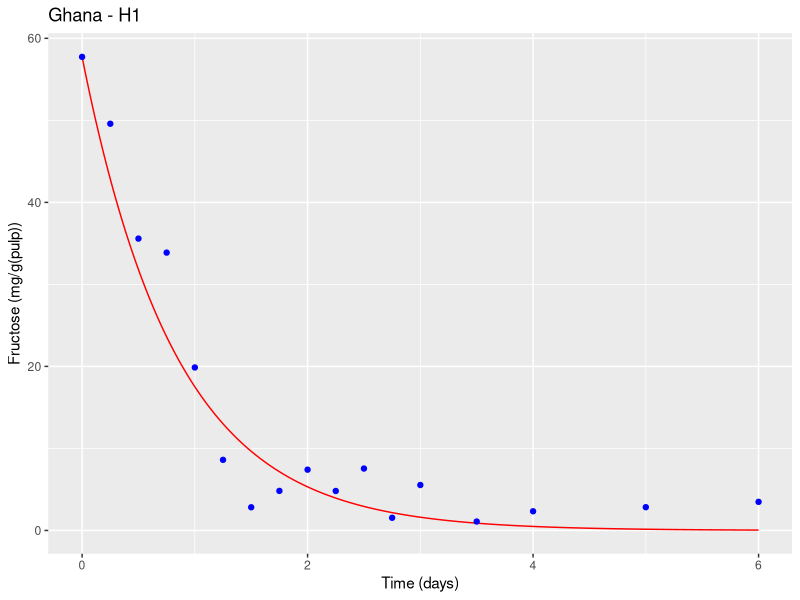
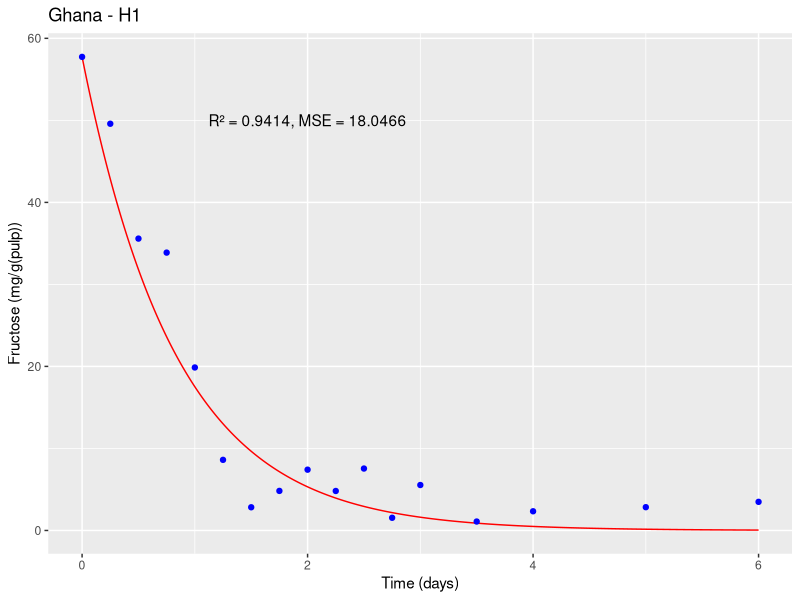
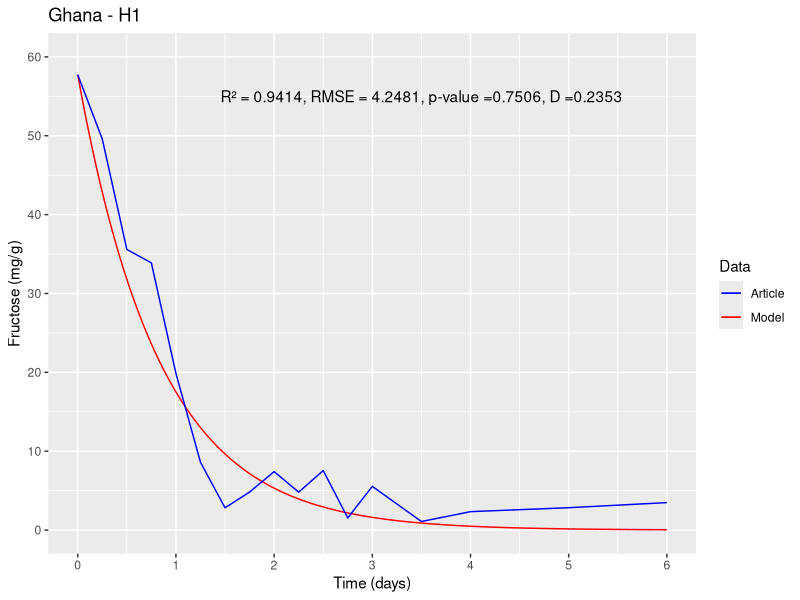

R code for these plots, in order:
#Packages#
install.packages("deSolve")
install.packages("ggplot2")
#Libraries#
library(deSolve)
library(ggplot2)

state1<-c(y=57.741) #Initial state#
times1<-seq(0,6,1/10000) #6 days with 10000 intervals per day#
parameters1<-c(Y1=56.806,Y2=96.144) #Parameter values#
#Camu et al., 2007 Ghana <- Ghana - H1#
#doi:10.1128/AEM.02189-06#
#Ghana - H1#

#(i). DATA TO FEED THE FRUCTOSE MODEL#

#nu1#
U<- 0.2907
f<- 57.741
K<-0.6910
L<-0.0291804
U1 <- (U*f/f+K*L)*L
U1
#nu2#
U2<- 0.1018
f2<- 57.741
K2<-0.6682
BAL2<-0.0078688

U2 <- (U2*f2/f2+K2*BAL2)*BAL2
U2

#Differential equation#
ODE1<-function(times,state,parameters){ 
  y<-state[1] #inital state
  Y1<-parameters[1] #parameter 1
  Y2<-parameters[2] #parameter 2
  dy<--(Y1*U1/0.5)*y-(Y2*U2/0.5)*y #equation 
  res<-dy
  list(res)
}


#number solution#
solution1<-lsoda(state1, times1, ODE1, parameters1)

#(ii). EXPERIMENTAL DATA OF ARTICLE#

ts = c(0,6/24,12/24,18/24,24/24,30/24,36/24,42/24,48/24,54/24,60/24,66/24,72/24,84/24,96/24,120/24,144/24)
fru<-c(57.741,49.588,35.584,33.876,19.871,8.607,2.825,4.821,7.409,4.812,7.548,1.544,5.539,1.086,2.337,2.837,3.486)

#Graph#

df <- data.frame(time = solution1[,1], fructose = solution1[,2])
d<-ggplot() +
  geom_line(data = df, aes(x = time, y = fructose), color = "red") +
  geom_point(data = data.frame(time = ts, fructose = fru), aes(x = time, y = fructose), color = "blue") +
  xlab("Time (days)") + ylab("Fructose (mg/g(pulp))") +
  ggtitle("Ghana - H1")
plot(d)


#Statistical validation#

#To statistically validate the mathematical model, various analysis tools can be used,
#but one of the most common is to compare the model results with experimental data and evaluate the quality of the fit.
#In this case, one can use the coefficient of determination (R²), the mean squared error (MSE), and the root mean square error (RMSE) as fitting measures#

#To calculate R², MSE, and RMSE, one can compare the values predicted by the model with
#the experimental data. First, extract the values predicted by the model at the same points 
#where the experimental measurements were taken, 
#using the approx() function in R:

pred <- approx(solution1[,1], solution1[,2], ts)$y

#Then, R², MSE, and RMSE can be calculated using the following formulas:
SSE <- sum((fru - pred)^2)
SST <- sum((fru - mean(fru))^2)
R2 <- 1 - SSE/SST
MSE <- SSE/length(fru)
RMSE <- sqrt(MSE)

#Where SSE is the sum of squared errors,
#SST is the total sum of squares,
#R² is the coefficient of determination, MSE is the mean squared error and RMSE is the root mean square error.

cat("R² = ", round(R2, 4), "\n")
cat("MSE = ", round(MSE, 4), "\n")
cat("RMSE = ", round(RMSE, 4), "\n")

#R² measures the proportion of total variation in the experimental data
#that is explained by the model. A value of R² close to 1 indicates a good fit of the model to the experimental data

#MSE measures the average of squared errors between experimental values
#and the values predicted by the model. A low MSE value indicates good predictive capability of the model.

#The root mean square error (RMSE) was determined, which quantifies the magnitude of deviation of simulated values from observed values.

d <- ggplot() +
  geom_line(data = df, aes(x = time, y = fructose), color = "red") +
  geom_point(data = data.frame(time = ts, fructose = fru), aes(x = time, y = fructose), color = "blue") +
  xlab("Time (days)") + ylab("Fructose (mg/g(pulp))") +
  ggtitle("Ghana - H1") +
  annotate("text", x = 2, y = 50, label = paste0("R² = ", round(R2, 4), ", MSE = ", round(MSE, 4)))

plot(d)

#Two-sample Kolmogorov–Smirnov test - KS#
#Ho: The simulation results follow the same distribution of experimental data#
#Ha: The simulation results do not follow the same distribution of experimental data#
#Hypothesis test with an alpha of 0.05#
#to determine if there is a significant difference between the data and the exponential distribution#
#Hypothesis test
alpha <- 0.05

# Perform Kolmogorov-Smirnov test
ks_test <- ks.test(fru, pred)
ks_test

# Results Kolmogorov-Smirnov test
cat("Kolmogorov-Smirnov test:", "\n")
cat("Test statistic:", round(ks_test$statistic, 4), "\n")
cat("p-value:", round(ks_test$p.value, 4), "\n")

if (ks_test$p.value < alpha) {
  cat("The simulation results do not follow the same distribution of experimental data.\n")
} else {
  cat("The simulation results follow the same distribution of experimental data.\n")
}


#Final plot#
p_value <- round(ks_test$p.value, 4)
D <- round(ks_test$statistic, 4)

# First, define the colors we want to use for each element:
colors <- c(Model = "red", Article = "blue")

# Then the script is modified to assign a name to each geom and set the color scale manually
d <- ggplot() +
  geom_line(data = df, aes(x = time, y = fructose, color = "Model"), show.legend = TRUE) +
  geom_line(data = data.frame(time = ts, fructose = fru), aes(x = time, y = fructose, color = "Article"), show.legend = TRUE) +
  xlab("Time (days)") + ylab("Fructose (mg/g)") +
  ggtitle("Ghana - H1") +
  annotate("text", x = 3.5, y = 55, label = paste0("R² = ", round(R2, 4), ", RMSE = ", round(RMSE, 4), ", p-value =", round(p_value, 4), ", D =", round(D, 4))) +
  labs(color = "Data") +  # Change the title of the legend
  scale_color_manual(values = colors) +
  scale_x_continuous(limits = c(0, 6), breaks = seq(0, 6, 1)) +  # x-axis boundaries and intervals between marks
  scale_y_continuous(limits = c(0, 60), breaks = seq(0, 60, 10))   # y-axis boundaries and intervals between marks

#PLOT#
print(d)
